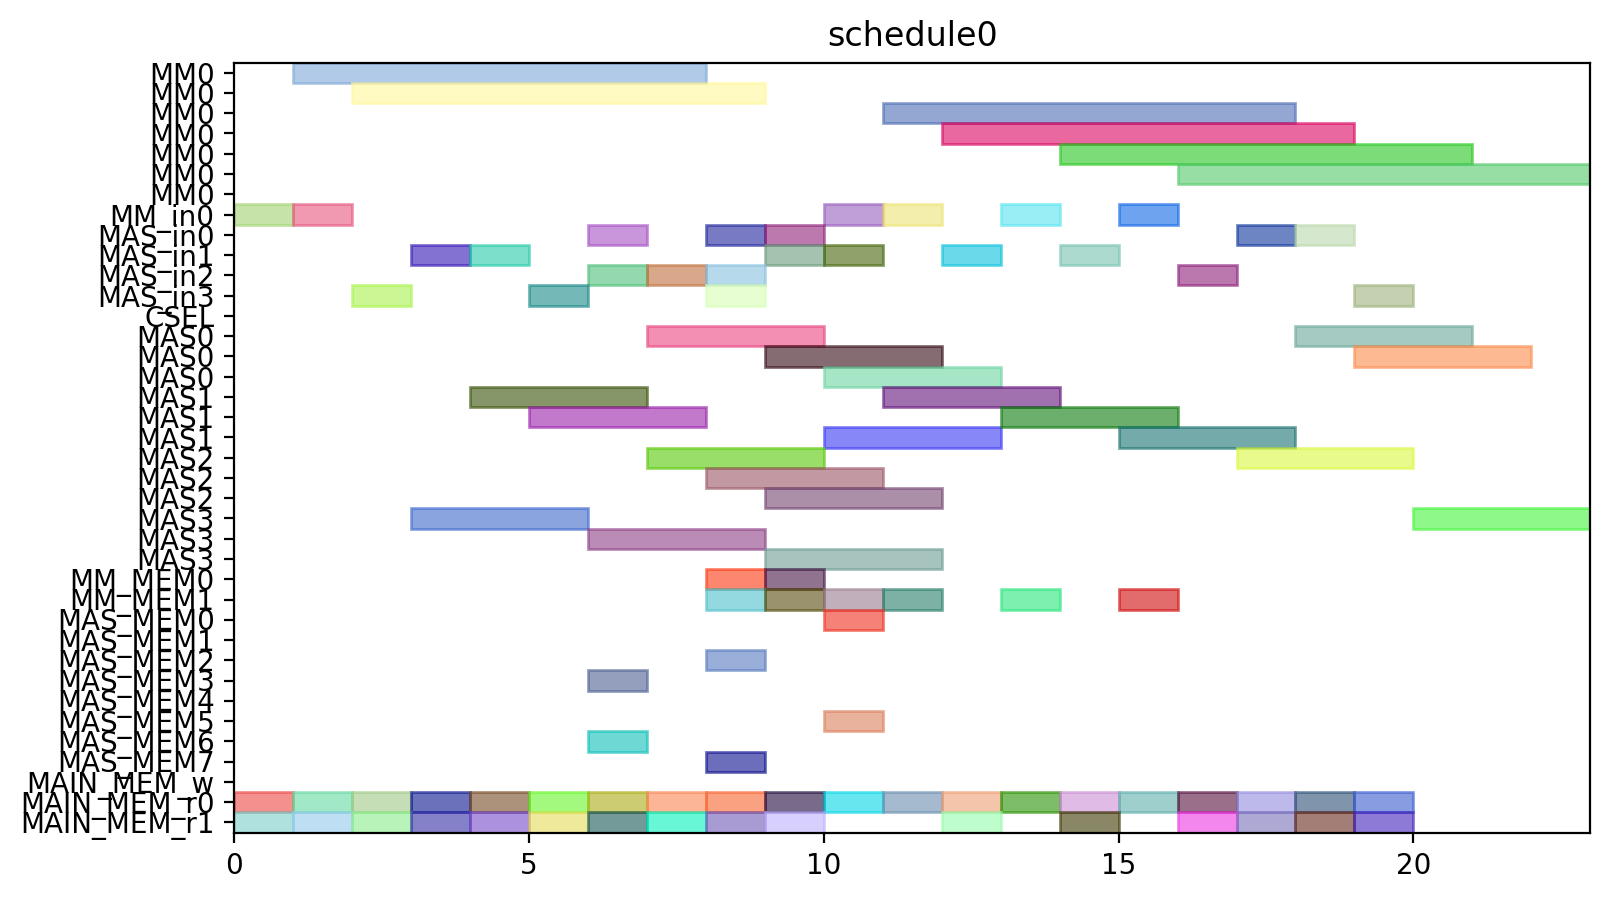

The script that drew this image:
from pyschedule import Scenario, solvers, plotters, alt


def solve():
	horizon = 120
	S = Scenario("schedule0", horizon=horizon)

	# resource
	MM = S.Resources('MM', num=1, size=7)
	MM_in = S.Resources('MM_in', num=1)
	MAS_in = S.Resources('MAS_in', num=4)
	CSEL = S.Resource('CSEL')
	MAS = S.Resources('MAS', num=4, size=3, periods=range(1, horizon))
	MM_MEM = S.Resources('MM_MEM', num=2)
	MAS_MEM = S.Resources('MAS_MEM', num=8)
	MAIN_MEM_w = S.Resource('MAIN_MEM_w', size=1)
	MAIN_MEM_r = S.Resources('MAIN_MEM_r', num=2)

	# result of previous scheduling

	# new tasks
	c_qinv_denom_inv0 = S.Task('c_qinv_denom_inv0', length=7, delay_cost=1)
	c_qinv_denom_inv0 += alt(MM)
	c_qinv_denom_inv0_in = S.Task('c_qinv_denom_inv0_in', length=1, delay_cost=1)
	c_qinv_denom_inv0_in += alt(MM_in)
	S += c_qinv_denom_inv0_in*MM_in[0]<=c_qinv_denom_inv0*MM[0]
	c_qinv_denom_inv0_mem0 = S.Task('c_qinv_denom_inv0_mem0', length=1, delay_cost=1)
	c_qinv_denom_inv0_mem0 += MAIN_MEM_r[0]
	S += c_qinv_denom_inv0_mem0 <= c_qinv_denom_inv0

	c_qinv_denom_inv0_mem1 = S.Task('c_qinv_denom_inv0_mem1', length=1, delay_cost=1)
	c_qinv_denom_inv0_mem1 += MAIN_MEM_r[1]
	S += c_qinv_denom_inv0_mem1 <= c_qinv_denom_inv0

	c_qinv_denom_inv1_ = S.Task('c_qinv_denom_inv1_', length=7, delay_cost=1)
	c_qinv_denom_inv1_ += alt(MM)
	c_qinv_denom_inv1__in = S.Task('c_qinv_denom_inv1__in', length=1, delay_cost=1)
	c_qinv_denom_inv1__in += alt(MM_in)
	S += c_qinv_denom_inv1__in*MM_in[0]<=c_qinv_denom_inv1_*MM[0]
	c_qinv_denom_inv1__mem0 = S.Task('c_qinv_denom_inv1__mem0', length=1, delay_cost=1)
	c_qinv_denom_inv1__mem0 += MAIN_MEM_r[0]
	S += c_qinv_denom_inv1__mem0 <= c_qinv_denom_inv1_

	c_qinv_denom_inv1__mem1 = S.Task('c_qinv_denom_inv1__mem1', length=1, delay_cost=1)
	c_qinv_denom_inv1__mem1 += MAIN_MEM_r[1]
	S += c_qinv_denom_inv1__mem1 <= c_qinv_denom_inv1_

	c_qinv0_t2 = S.Task('c_qinv0_t2', length=3, delay_cost=1)
	c_qinv0_t2 += alt(MAS)
	c_qinv0_t2_in = S.Task('c_qinv0_t2_in', length=1, delay_cost=1)
	c_qinv0_t2_in += alt(MAS_in)
	S += c_qinv0_t2_in*MAS_in[0]<=c_qinv0_t2*MAS[0]

	S += c_qinv0_t2_in*MAS_in[1]<=c_qinv0_t2*MAS[1]

	S += c_qinv0_t2_in*MAS_in[2]<=c_qinv0_t2*MAS[2]

	S += c_qinv0_t2_in*MAS_in[3]<=c_qinv0_t2*MAS[3]

	c_qinv0_t2_mem0 = S.Task('c_qinv0_t2_mem0', length=1, delay_cost=1)
	c_qinv0_t2_mem0 += MAIN_MEM_r[0]
	S += c_qinv0_t2_mem0 <= c_qinv0_t2

	c_qinv0_t2_mem1 = S.Task('c_qinv0_t2_mem1', length=1, delay_cost=1)
	c_qinv0_t2_mem1 += MAIN_MEM_r[1]
	S += c_qinv0_t2_mem1 <= c_qinv0_t2

	c_qinv1__t2 = S.Task('c_qinv1__t2', length=3, delay_cost=1)
	c_qinv1__t2 += alt(MAS)
	c_qinv1__t2_in = S.Task('c_qinv1__t2_in', length=1, delay_cost=1)
	c_qinv1__t2_in += alt(MAS_in)
	S += c_qinv1__t2_in*MAS_in[0]<=c_qinv1__t2*MAS[0]

	S += c_qinv1__t2_in*MAS_in[1]<=c_qinv1__t2*MAS[1]

	S += c_qinv1__t2_in*MAS_in[2]<=c_qinv1__t2*MAS[2]

	S += c_qinv1__t2_in*MAS_in[3]<=c_qinv1__t2*MAS[3]

	c_qinv1__t2_mem0 = S.Task('c_qinv1__t2_mem0', length=1, delay_cost=1)
	c_qinv1__t2_mem0 += MAIN_MEM_r[0]
	S += c_qinv1__t2_mem0 <= c_qinv1__t2

	c_qinv1__t2_mem1 = S.Task('c_qinv1__t2_mem1', length=1, delay_cost=1)
	c_qinv1__t2_mem1 += MAIN_MEM_r[1]
	S += c_qinv1__t2_mem1 <= c_qinv1__t2

	c0_t0_t2 = S.Task('c0_t0_t2', length=3, delay_cost=1)
	c0_t0_t2 += alt(MAS)
	c0_t0_t2_in = S.Task('c0_t0_t2_in', length=1, delay_cost=1)
	c0_t0_t2_in += alt(MAS_in)
	S += c0_t0_t2_in*MAS_in[0]<=c0_t0_t2*MAS[0]

	S += c0_t0_t2_in*MAS_in[1]<=c0_t0_t2*MAS[1]

	S += c0_t0_t2_in*MAS_in[2]<=c0_t0_t2*MAS[2]

	S += c0_t0_t2_in*MAS_in[3]<=c0_t0_t2*MAS[3]

	c0_t0_t2_mem0 = S.Task('c0_t0_t2_mem0', length=1, delay_cost=1)
	c0_t0_t2_mem0 += MAIN_MEM_r[0]
	S += c0_t0_t2_mem0 <= c0_t0_t2

	c0_t0_t2_mem1 = S.Task('c0_t0_t2_mem1', length=1, delay_cost=1)
	c0_t0_t2_mem1 += MAIN_MEM_r[1]
	S += c0_t0_t2_mem1 <= c0_t0_t2

	c0_t1_t2 = S.Task('c0_t1_t2', length=3, delay_cost=1)
	c0_t1_t2 += alt(MAS)
	c0_t1_t2_in = S.Task('c0_t1_t2_in', length=1, delay_cost=1)
	c0_t1_t2_in += alt(MAS_in)
	S += c0_t1_t2_in*MAS_in[0]<=c0_t1_t2*MAS[0]

	S += c0_t1_t2_in*MAS_in[1]<=c0_t1_t2*MAS[1]

	S += c0_t1_t2_in*MAS_in[2]<=c0_t1_t2*MAS[2]

	S += c0_t1_t2_in*MAS_in[3]<=c0_t1_t2*MAS[3]

	c0_t1_t2_mem0 = S.Task('c0_t1_t2_mem0', length=1, delay_cost=1)
	c0_t1_t2_mem0 += MAIN_MEM_r[0]
	S += c0_t1_t2_mem0 <= c0_t1_t2

	c0_t1_t2_mem1 = S.Task('c0_t1_t2_mem1', length=1, delay_cost=1)
	c0_t1_t2_mem1 += MAIN_MEM_r[1]
	S += c0_t1_t2_mem1 <= c0_t1_t2

	c0_t20 = S.Task('c0_t20', length=3, delay_cost=1)
	c0_t20 += alt(MAS)
	c0_t20_in = S.Task('c0_t20_in', length=1, delay_cost=1)
	c0_t20_in += alt(MAS_in)
	S += c0_t20_in*MAS_in[0]<=c0_t20*MAS[0]

	S += c0_t20_in*MAS_in[1]<=c0_t20*MAS[1]

	S += c0_t20_in*MAS_in[2]<=c0_t20*MAS[2]

	S += c0_t20_in*MAS_in[3]<=c0_t20*MAS[3]

	c0_t20_mem0 = S.Task('c0_t20_mem0', length=1, delay_cost=1)
	c0_t20_mem0 += MAIN_MEM_r[0]
	S += c0_t20_mem0 <= c0_t20

	c0_t20_mem1 = S.Task('c0_t20_mem1', length=1, delay_cost=1)
	c0_t20_mem1 += MAIN_MEM_r[1]
	S += c0_t20_mem1 <= c0_t20

	c0_t21 = S.Task('c0_t21', length=3, delay_cost=1)
	c0_t21 += alt(MAS)
	c0_t21_in = S.Task('c0_t21_in', length=1, delay_cost=1)
	c0_t21_in += alt(MAS_in)
	S += c0_t21_in*MAS_in[0]<=c0_t21*MAS[0]

	S += c0_t21_in*MAS_in[1]<=c0_t21*MAS[1]

	S += c0_t21_in*MAS_in[2]<=c0_t21*MAS[2]

	S += c0_t21_in*MAS_in[3]<=c0_t21*MAS[3]

	c0_t21_mem0 = S.Task('c0_t21_mem0', length=1, delay_cost=1)
	c0_t21_mem0 += MAIN_MEM_r[0]
	S += c0_t21_mem0 <= c0_t21

	c0_t21_mem1 = S.Task('c0_t21_mem1', length=1, delay_cost=1)
	c0_t21_mem1 += MAIN_MEM_r[1]
	S += c0_t21_mem1 <= c0_t21

	c1_t0_t2 = S.Task('c1_t0_t2', length=3, delay_cost=1)
	c1_t0_t2 += alt(MAS)
	c1_t0_t2_in = S.Task('c1_t0_t2_in', length=1, delay_cost=1)
	c1_t0_t2_in += alt(MAS_in)
	S += c1_t0_t2_in*MAS_in[0]<=c1_t0_t2*MAS[0]

	S += c1_t0_t2_in*MAS_in[1]<=c1_t0_t2*MAS[1]

	S += c1_t0_t2_in*MAS_in[2]<=c1_t0_t2*MAS[2]

	S += c1_t0_t2_in*MAS_in[3]<=c1_t0_t2*MAS[3]

	c1_t0_t2_mem0 = S.Task('c1_t0_t2_mem0', length=1, delay_cost=1)
	c1_t0_t2_mem0 += MAIN_MEM_r[0]
	S += c1_t0_t2_mem0 <= c1_t0_t2

	c1_t0_t2_mem1 = S.Task('c1_t0_t2_mem1', length=1, delay_cost=1)
	c1_t0_t2_mem1 += MAIN_MEM_r[1]
	S += c1_t0_t2_mem1 <= c1_t0_t2

	c1_t1_t2 = S.Task('c1_t1_t2', length=3, delay_cost=1)
	c1_t1_t2 += alt(MAS)
	c1_t1_t2_in = S.Task('c1_t1_t2_in', length=1, delay_cost=1)
	c1_t1_t2_in += alt(MAS_in)
	S += c1_t1_t2_in*MAS_in[0]<=c1_t1_t2*MAS[0]

	S += c1_t1_t2_in*MAS_in[1]<=c1_t1_t2*MAS[1]

	S += c1_t1_t2_in*MAS_in[2]<=c1_t1_t2*MAS[2]

	S += c1_t1_t2_in*MAS_in[3]<=c1_t1_t2*MAS[3]

	c1_t1_t2_mem0 = S.Task('c1_t1_t2_mem0', length=1, delay_cost=1)
	c1_t1_t2_mem0 += MAIN_MEM_r[0]
	S += c1_t1_t2_mem0 <= c1_t1_t2

	c1_t1_t2_mem1 = S.Task('c1_t1_t2_mem1', length=1, delay_cost=1)
	c1_t1_t2_mem1 += MAIN_MEM_r[1]
	S += c1_t1_t2_mem1 <= c1_t1_t2

	c1_t20 = S.Task('c1_t20', length=3, delay_cost=1)
	c1_t20 += alt(MAS)
	c1_t20_in = S.Task('c1_t20_in', length=1, delay_cost=1)
	c1_t20_in += alt(MAS_in)
	S += c1_t20_in*MAS_in[0]<=c1_t20*MAS[0]

	S += c1_t20_in*MAS_in[1]<=c1_t20*MAS[1]

	S += c1_t20_in*MAS_in[2]<=c1_t20*MAS[2]

	S += c1_t20_in*MAS_in[3]<=c1_t20*MAS[3]

	c1_t20_mem0 = S.Task('c1_t20_mem0', length=1, delay_cost=1)
	c1_t20_mem0 += MAIN_MEM_r[0]
	S += c1_t20_mem0 <= c1_t20

	c1_t20_mem1 = S.Task('c1_t20_mem1', length=1, delay_cost=1)
	c1_t20_mem1 += MAIN_MEM_r[1]
	S += c1_t20_mem1 <= c1_t20

	c1_t21 = S.Task('c1_t21', length=3, delay_cost=1)
	c1_t21 += alt(MAS)
	c1_t21_in = S.Task('c1_t21_in', length=1, delay_cost=1)
	c1_t21_in += alt(MAS_in)
	S += c1_t21_in*MAS_in[0]<=c1_t21*MAS[0]

	S += c1_t21_in*MAS_in[1]<=c1_t21*MAS[1]

	S += c1_t21_in*MAS_in[2]<=c1_t21*MAS[2]

	S += c1_t21_in*MAS_in[3]<=c1_t21*MAS[3]

	c1_t21_mem0 = S.Task('c1_t21_mem0', length=1, delay_cost=1)
	c1_t21_mem0 += MAIN_MEM_r[0]
	S += c1_t21_mem0 <= c1_t21

	c1_t21_mem1 = S.Task('c1_t21_mem1', length=1, delay_cost=1)
	c1_t21_mem1 += MAIN_MEM_r[1]
	S += c1_t21_mem1 <= c1_t21

	c2_t0_t2 = S.Task('c2_t0_t2', length=3, delay_cost=1)
	c2_t0_t2 += alt(MAS)
	c2_t0_t2_in = S.Task('c2_t0_t2_in', length=1, delay_cost=1)
	c2_t0_t2_in += alt(MAS_in)
	S += c2_t0_t2_in*MAS_in[0]<=c2_t0_t2*MAS[0]

	S += c2_t0_t2_in*MAS_in[1]<=c2_t0_t2*MAS[1]

	S += c2_t0_t2_in*MAS_in[2]<=c2_t0_t2*MAS[2]

	S += c2_t0_t2_in*MAS_in[3]<=c2_t0_t2*MAS[3]

	c2_t0_t2_mem0 = S.Task('c2_t0_t2_mem0', length=1, delay_cost=1)
	c2_t0_t2_mem0 += MAIN_MEM_r[0]
	S += c2_t0_t2_mem0 <= c2_t0_t2

	c2_t0_t2_mem1 = S.Task('c2_t0_t2_mem1', length=1, delay_cost=1)
	c2_t0_t2_mem1 += MAIN_MEM_r[1]
	S += c2_t0_t2_mem1 <= c2_t0_t2

	c2_t1_t2 = S.Task('c2_t1_t2', length=3, delay_cost=1)
	c2_t1_t2 += alt(MAS)
	c2_t1_t2_in = S.Task('c2_t1_t2_in', length=1, delay_cost=1)
	c2_t1_t2_in += alt(MAS_in)
	S += c2_t1_t2_in*MAS_in[0]<=c2_t1_t2*MAS[0]

	S += c2_t1_t2_in*MAS_in[1]<=c2_t1_t2*MAS[1]

	S += c2_t1_t2_in*MAS_in[2]<=c2_t1_t2*MAS[2]

	S += c2_t1_t2_in*MAS_in[3]<=c2_t1_t2*MAS[3]

	c2_t1_t2_mem0 = S.Task('c2_t1_t2_mem0', length=1, delay_cost=1)
	c2_t1_t2_mem0 += MAIN_MEM_r[0]
	S += c2_t1_t2_mem0 <= c2_t1_t2

	c2_t1_t2_mem1 = S.Task('c2_t1_t2_mem1', length=1, delay_cost=1)
	c2_t1_t2_mem1 += MAIN_MEM_r[1]
	S += c2_t1_t2_mem1 <= c2_t1_t2

	c2_t20 = S.Task('c2_t20', length=3, delay_cost=1)
	c2_t20 += alt(MAS)
	c2_t20_in = S.Task('c2_t20_in', length=1, delay_cost=1)
	c2_t20_in += alt(MAS_in)
	S += c2_t20_in*MAS_in[0]<=c2_t20*MAS[0]

	S += c2_t20_in*MAS_in[1]<=c2_t20*MAS[1]

	S += c2_t20_in*MAS_in[2]<=c2_t20*MAS[2]

	S += c2_t20_in*MAS_in[3]<=c2_t20*MAS[3]

	c2_t20_mem0 = S.Task('c2_t20_mem0', length=1, delay_cost=1)
	c2_t20_mem0 += MAIN_MEM_r[0]
	S += c2_t20_mem0 <= c2_t20

	c2_t20_mem1 = S.Task('c2_t20_mem1', length=1, delay_cost=1)
	c2_t20_mem1 += MAIN_MEM_r[1]
	S += c2_t20_mem1 <= c2_t20

	c2_t21 = S.Task('c2_t21', length=3, delay_cost=1)
	c2_t21 += alt(MAS)
	c2_t21_in = S.Task('c2_t21_in', length=1, delay_cost=1)
	c2_t21_in += alt(MAS_in)
	S += c2_t21_in*MAS_in[0]<=c2_t21*MAS[0]

	S += c2_t21_in*MAS_in[1]<=c2_t21*MAS[1]

	S += c2_t21_in*MAS_in[2]<=c2_t21*MAS[2]

	S += c2_t21_in*MAS_in[3]<=c2_t21*MAS[3]

	c2_t21_mem0 = S.Task('c2_t21_mem0', length=1, delay_cost=1)
	c2_t21_mem0 += MAIN_MEM_r[0]
	S += c2_t21_mem0 <= c2_t21

	c2_t21_mem1 = S.Task('c2_t21_mem1', length=1, delay_cost=1)
	c2_t21_mem1 += MAIN_MEM_r[1]
	S += c2_t21_mem1 <= c2_t21

	c_qinv0_t0 = S.Task('c_qinv0_t0', length=7, delay_cost=1)
	c_qinv0_t0 += alt(MM)
	c_qinv0_t0_in = S.Task('c_qinv0_t0_in', length=1, delay_cost=1)
	c_qinv0_t0_in += alt(MM_in)
	S += c_qinv0_t0_in*MM_in[0]<=c_qinv0_t0*MM[0]
	c_qinv0_t0_mem0 = S.Task('c_qinv0_t0_mem0', length=1, delay_cost=1)
	c_qinv0_t0_mem0 += MAIN_MEM_r[0]
	S += c_qinv0_t0_mem0 <= c_qinv0_t0

	c_qinv0_t0_mem1 = S.Task('c_qinv0_t0_mem1', length=1, delay_cost=1)
	c_qinv0_t0_mem1 += alt(MM_MEM)
	S += (c_qinv_denom_inv0*MM[0])-1 < c_qinv0_t0_mem1*MM_MEM[1]
	S += c_qinv0_t0_mem1 <= c_qinv0_t0

	c_qinv0_t1 = S.Task('c_qinv0_t1', length=7, delay_cost=1)
	c_qinv0_t1 += alt(MM)
	c_qinv0_t1_in = S.Task('c_qinv0_t1_in', length=1, delay_cost=1)
	c_qinv0_t1_in += alt(MM_in)
	S += c_qinv0_t1_in*MM_in[0]<=c_qinv0_t1*MM[0]
	c_qinv0_t1_mem0 = S.Task('c_qinv0_t1_mem0', length=1, delay_cost=1)
	c_qinv0_t1_mem0 += MAIN_MEM_r[0]
	S += c_qinv0_t1_mem0 <= c_qinv0_t1

	c_qinv0_t1_mem1 = S.Task('c_qinv0_t1_mem1', length=1, delay_cost=1)
	c_qinv0_t1_mem1 += alt(MM_MEM)
	S += (c_qinv_denom_inv1_*MM[0])-1 < c_qinv0_t1_mem1*MM_MEM[1]
	S += c_qinv0_t1_mem1 <= c_qinv0_t1

	c_qinv0_t3 = S.Task('c_qinv0_t3', length=3, delay_cost=1)
	c_qinv0_t3 += alt(MAS)
	c_qinv0_t3_in = S.Task('c_qinv0_t3_in', length=1, delay_cost=1)
	c_qinv0_t3_in += alt(MAS_in)
	S += c_qinv0_t3_in*MAS_in[0]<=c_qinv0_t3*MAS[0]

	S += c_qinv0_t3_in*MAS_in[1]<=c_qinv0_t3*MAS[1]

	S += c_qinv0_t3_in*MAS_in[2]<=c_qinv0_t3*MAS[2]

	S += c_qinv0_t3_in*MAS_in[3]<=c_qinv0_t3*MAS[3]

	c_qinv0_t3_mem0 = S.Task('c_qinv0_t3_mem0', length=1, delay_cost=1)
	c_qinv0_t3_mem0 += alt(MM_MEM)
	S += (c_qinv_denom_inv0*MM[0])-1 < c_qinv0_t3_mem0*MM_MEM[0]
	S += c_qinv0_t3_mem0 <= c_qinv0_t3

	c_qinv0_t3_mem1 = S.Task('c_qinv0_t3_mem1', length=1, delay_cost=1)
	c_qinv0_t3_mem1 += alt(MM_MEM)
	S += (c_qinv_denom_inv1_*MM[0])-1 < c_qinv0_t3_mem1*MM_MEM[1]
	S += c_qinv0_t3_mem1 <= c_qinv0_t3

	c_qinv1__t0 = S.Task('c_qinv1__t0', length=7, delay_cost=1)
	c_qinv1__t0 += alt(MM)
	c_qinv1__t0_in = S.Task('c_qinv1__t0_in', length=1, delay_cost=1)
	c_qinv1__t0_in += alt(MM_in)
	S += c_qinv1__t0_in*MM_in[0]<=c_qinv1__t0*MM[0]
	c_qinv1__t0_mem0 = S.Task('c_qinv1__t0_mem0', length=1, delay_cost=1)
	c_qinv1__t0_mem0 += MAIN_MEM_r[0]
	S += c_qinv1__t0_mem0 <= c_qinv1__t0

	c_qinv1__t0_mem1 = S.Task('c_qinv1__t0_mem1', length=1, delay_cost=1)
	c_qinv1__t0_mem1 += alt(MM_MEM)
	S += (c_qinv_denom_inv0*MM[0])-1 < c_qinv1__t0_mem1*MM_MEM[1]
	S += c_qinv1__t0_mem1 <= c_qinv1__t0

	c_qinv1__t1 = S.Task('c_qinv1__t1', length=7, delay_cost=1)
	c_qinv1__t1 += alt(MM)
	c_qinv1__t1_in = S.Task('c_qinv1__t1_in', length=1, delay_cost=1)
	c_qinv1__t1_in += alt(MM_in)
	S += c_qinv1__t1_in*MM_in[0]<=c_qinv1__t1*MM[0]
	c_qinv1__t1_mem0 = S.Task('c_qinv1__t1_mem0', length=1, delay_cost=1)
	c_qinv1__t1_mem0 += MAIN_MEM_r[0]
	S += c_qinv1__t1_mem0 <= c_qinv1__t1

	c_qinv1__t1_mem1 = S.Task('c_qinv1__t1_mem1', length=1, delay_cost=1)
	c_qinv1__t1_mem1 += alt(MM_MEM)
	S += (c_qinv_denom_inv1_*MM[0])-1 < c_qinv1__t1_mem1*MM_MEM[1]
	S += c_qinv1__t1_mem1 <= c_qinv1__t1

	c_qinv1__t3 = S.Task('c_qinv1__t3', length=3, delay_cost=1)
	c_qinv1__t3 += alt(MAS)
	c_qinv1__t3_in = S.Task('c_qinv1__t3_in', length=1, delay_cost=1)
	c_qinv1__t3_in += alt(MAS_in)
	S += c_qinv1__t3_in*MAS_in[0]<=c_qinv1__t3*MAS[0]

	S += c_qinv1__t3_in*MAS_in[1]<=c_qinv1__t3*MAS[1]

	S += c_qinv1__t3_in*MAS_in[2]<=c_qinv1__t3*MAS[2]

	S += c_qinv1__t3_in*MAS_in[3]<=c_qinv1__t3*MAS[3]

	c_qinv1__t3_mem0 = S.Task('c_qinv1__t3_mem0', length=1, delay_cost=1)
	c_qinv1__t3_mem0 += alt(MM_MEM)
	S += (c_qinv_denom_inv0*MM[0])-1 < c_qinv1__t3_mem0*MM_MEM[0]
	S += c_qinv1__t3_mem0 <= c_qinv1__t3

	c_qinv1__t3_mem1 = S.Task('c_qinv1__t3_mem1', length=1, delay_cost=1)
	c_qinv1__t3_mem1 += alt(MM_MEM)
	S += (c_qinv_denom_inv1_*MM[0])-1 < c_qinv1__t3_mem1*MM_MEM[1]
	S += c_qinv1__t3_mem1 <= c_qinv1__t3

	c0_t4_t2 = S.Task('c0_t4_t2', length=3, delay_cost=1)
	c0_t4_t2 += alt(MAS)
	c0_t4_t2_in = S.Task('c0_t4_t2_in', length=1, delay_cost=1)
	c0_t4_t2_in += alt(MAS_in)
	S += c0_t4_t2_in*MAS_in[0]<=c0_t4_t2*MAS[0]

	S += c0_t4_t2_in*MAS_in[1]<=c0_t4_t2*MAS[1]

	S += c0_t4_t2_in*MAS_in[2]<=c0_t4_t2*MAS[2]

	S += c0_t4_t2_in*MAS_in[3]<=c0_t4_t2*MAS[3]

	c0_t4_t2_mem0 = S.Task('c0_t4_t2_mem0', length=1, delay_cost=1)
	c0_t4_t2_mem0 += alt(MAS_MEM)
	S += (c0_t20*MAS[0])-1 < c0_t4_t2_mem0*MAS_MEM[0]
	S += (c0_t20*MAS[1])-1 < c0_t4_t2_mem0*MAS_MEM[2]
	S += (c0_t20*MAS[2])-1 < c0_t4_t2_mem0*MAS_MEM[4]
	S += (c0_t20*MAS[3])-1 < c0_t4_t2_mem0*MAS_MEM[6]
	S += c0_t4_t2_mem0 <= c0_t4_t2

	c0_t4_t2_mem1 = S.Task('c0_t4_t2_mem1', length=1, delay_cost=1)
	c0_t4_t2_mem1 += alt(MAS_MEM)
	S += (c0_t21*MAS[0])-1 < c0_t4_t2_mem1*MAS_MEM[1]
	S += (c0_t21*MAS[1])-1 < c0_t4_t2_mem1*MAS_MEM[3]
	S += (c0_t21*MAS[2])-1 < c0_t4_t2_mem1*MAS_MEM[5]
	S += (c0_t21*MAS[3])-1 < c0_t4_t2_mem1*MAS_MEM[7]
	S += c0_t4_t2_mem1 <= c0_t4_t2

	c1_t4_t2 = S.Task('c1_t4_t2', length=3, delay_cost=1)
	c1_t4_t2 += alt(MAS)
	c1_t4_t2_in = S.Task('c1_t4_t2_in', length=1, delay_cost=1)
	c1_t4_t2_in += alt(MAS_in)
	S += c1_t4_t2_in*MAS_in[0]<=c1_t4_t2*MAS[0]

	S += c1_t4_t2_in*MAS_in[1]<=c1_t4_t2*MAS[1]

	S += c1_t4_t2_in*MAS_in[2]<=c1_t4_t2*MAS[2]

	S += c1_t4_t2_in*MAS_in[3]<=c1_t4_t2*MAS[3]

	c1_t4_t2_mem0 = S.Task('c1_t4_t2_mem0', length=1, delay_cost=1)
	c1_t4_t2_mem0 += alt(MAS_MEM)
	S += (c1_t20*MAS[0])-1 < c1_t4_t2_mem0*MAS_MEM[0]
	S += (c1_t20*MAS[1])-1 < c1_t4_t2_mem0*MAS_MEM[2]
	S += (c1_t20*MAS[2])-1 < c1_t4_t2_mem0*MAS_MEM[4]
	S += (c1_t20*MAS[3])-1 < c1_t4_t2_mem0*MAS_MEM[6]
	S += c1_t4_t2_mem0 <= c1_t4_t2

	c1_t4_t2_mem1 = S.Task('c1_t4_t2_mem1', length=1, delay_cost=1)
	c1_t4_t2_mem1 += alt(MAS_MEM)
	S += (c1_t21*MAS[0])-1 < c1_t4_t2_mem1*MAS_MEM[1]
	S += (c1_t21*MAS[1])-1 < c1_t4_t2_mem1*MAS_MEM[3]
	S += (c1_t21*MAS[2])-1 < c1_t4_t2_mem1*MAS_MEM[5]
	S += (c1_t21*MAS[3])-1 < c1_t4_t2_mem1*MAS_MEM[7]
	S += c1_t4_t2_mem1 <= c1_t4_t2

	c2_t4_t2 = S.Task('c2_t4_t2', length=3, delay_cost=1)
	c2_t4_t2 += alt(MAS)
	c2_t4_t2_in = S.Task('c2_t4_t2_in', length=1, delay_cost=1)
	c2_t4_t2_in += alt(MAS_in)
	S += c2_t4_t2_in*MAS_in[0]<=c2_t4_t2*MAS[0]

	S += c2_t4_t2_in*MAS_in[1]<=c2_t4_t2*MAS[1]

	S += c2_t4_t2_in*MAS_in[2]<=c2_t4_t2*MAS[2]

	S += c2_t4_t2_in*MAS_in[3]<=c2_t4_t2*MAS[3]

	c2_t4_t2_mem0 = S.Task('c2_t4_t2_mem0', length=1, delay_cost=1)
	c2_t4_t2_mem0 += alt(MAS_MEM)
	S += (c2_t20*MAS[0])-1 < c2_t4_t2_mem0*MAS_MEM[0]
	S += (c2_t20*MAS[1])-1 < c2_t4_t2_mem0*MAS_MEM[2]
	S += (c2_t20*MAS[2])-1 < c2_t4_t2_mem0*MAS_MEM[4]
	S += (c2_t20*MAS[3])-1 < c2_t4_t2_mem0*MAS_MEM[6]
	S += c2_t4_t2_mem0 <= c2_t4_t2

	c2_t4_t2_mem1 = S.Task('c2_t4_t2_mem1', length=1, delay_cost=1)
	c2_t4_t2_mem1 += alt(MAS_MEM)
	S += (c2_t21*MAS[0])-1 < c2_t4_t2_mem1*MAS_MEM[1]
	S += (c2_t21*MAS[1])-1 < c2_t4_t2_mem1*MAS_MEM[3]
	S += (c2_t21*MAS[2])-1 < c2_t4_t2_mem1*MAS_MEM[5]
	S += (c2_t21*MAS[3])-1 < c2_t4_t2_mem1*MAS_MEM[7]
	S += c2_t4_t2_mem1 <= c2_t4_t2

	solvers.mip.solve(S,msg=1,kind='CPLEX',ratio_gap=1.01)

	solution = [['hoge']*len(S.solution()[1]) for i in range(len(S.solution()))]
	for i in range(len(S.solution())):
		for j in range(len(S.solution()[i])):
			solution[i][j]=str(S.solution()[i][j])
	print(solution)

	cycles = int(solution[-1][3])

	pic_file_name = "/home/mfukuda/ABE/multiRAM_multiMAS_16mux/scheduling_result/stage7MM1_stage3MAS4/FP12_INV_AFTER_FPINV/schedule0.png"
	if(S.solution() != []):
		plotters.matplotlib.plot(S,img_filename=pic_file_name, show_task_labels=False, fig_size=(cycles*0.25+3, 5))

	return solution
